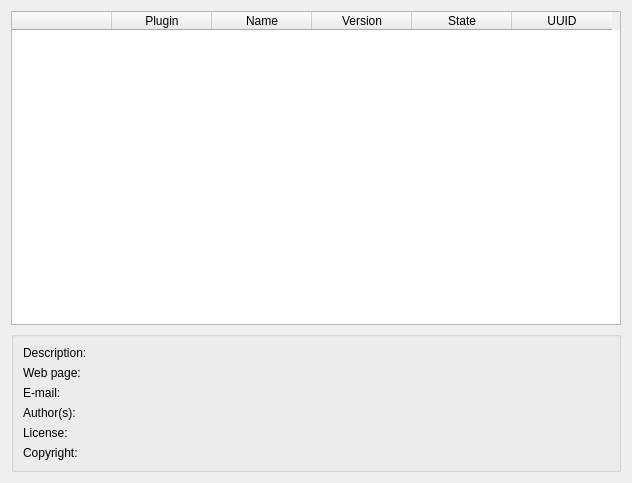
<ui version="4.0" >
 <class>PluginConfigWidget</class>
 <widget class="QWidget" name="PluginConfigWidget" >
  <property name="geometry" >
   <rect>
    <x>0</x>
    <y>0</y>
    <width>632</width>
    <height>483</height>
   </rect>
  </property>
  <layout class="QGridLayout" name="gridLayout_2" >
   <item row="0" column="0" >
    <widget class="QTableWidget" name="tableWidget" >
     <property name="editTriggers" >
      <set>QAbstractItemView::NoEditTriggers</set>
     </property>
     <property name="selectionBehavior" >
      <enum>QAbstractItemView::SelectRows</enum>
     </property>
     <property name="showGrid" >
      <bool>false</bool>
     </property>
     <column>
      <property name="text" >
       <string>  </string>
      </property>
     </column>
     <column>
      <property name="text" >
       <string>Plugin</string>
      </property>
     </column>
     <column>
      <property name="text" >
       <string>Name</string>
      </property>
     </column>
     <column>
      <property name="text" >
       <string>Version</string>
      </property>
     </column>
     <column>
      <property name="text" >
       <string>State</string>
      </property>
     </column>
     <column>
      <property name="text" >
       <string>UUID</string>
      </property>
     </column>
    </widget>
   </item>
   <item row="1" column="0" >
    <widget class="QGroupBox" name="descriptionGroupBox" >
     <layout class="QGridLayout" name="gridLayout" >
      <item row="0" column="0" >
       <layout class="QFormLayout" name="formLayout" >
        <item row="0" column="0" >
         <widget class="QLabel" name="label" >
          <property name="text" >
           <string>Description:</string>
          </property>
         </widget>
        </item>
        <item row="0" column="1" >
         <widget class="QLabel" name="descriptionLabel" >
          <property name="textInteractionFlags" >
           <set>Qt::LinksAccessibleByMouse|Qt::TextSelectableByMouse</set>
          </property>
         </widget>
        </item>
        <item row="3" column="0" >
         <widget class="QLabel" name="label_3" >
          <property name="text" >
           <string>Author(s):</string>
          </property>
         </widget>
        </item>
        <item row="3" column="1" >
         <widget class="QLabel" name="authorsLabel" >
          <property name="textInteractionFlags" >
           <set>Qt::LinksAccessibleByMouse|Qt::TextSelectableByMouse</set>
          </property>
         </widget>
        </item>
        <item row="1" column="0" >
         <widget class="QLabel" name="label_6" >
          <property name="text" >
           <string>Web page:</string>
          </property>
         </widget>
        </item>
        <item row="1" column="1" >
         <widget class="QLabel" name="webpageLabel" >
          <property name="openExternalLinks" >
           <bool>true</bool>
          </property>
          <property name="textInteractionFlags" >
           <set>Qt::LinksAccessibleByMouse|Qt::TextSelectableByMouse</set>
          </property>
         </widget>
        </item>
        <item row="2" column="0" >
         <widget class="QLabel" name="label_5" >
          <property name="text" >
           <string>E-mail:</string>
          </property>
         </widget>
        </item>
        <item row="2" column="1" >
         <widget class="QLabel" name="emailLabel" >
          <property name="openExternalLinks" >
           <bool>true</bool>
          </property>
          <property name="textInteractionFlags" >
           <set>Qt::LinksAccessibleByMouse|Qt::TextSelectableByMouse</set>
          </property>
         </widget>
        </item>
        <item row="4" column="0" >
         <widget class="QLabel" name="label_8" >
          <property name="text" >
           <string>License:</string>
          </property>
         </widget>
        </item>
        <item row="4" column="1" >
         <widget class="QLabel" name="licenseLabel" >
          <property name="textInteractionFlags" >
           <set>Qt::LinksAccessibleByMouse|Qt::TextSelectableByMouse</set>
          </property>
         </widget>
        </item>
        <item row="5" column="0" >
         <widget class="QLabel" name="label_7" >
          <property name="text" >
           <string>Copyright:</string>
          </property>
         </widget>
        </item>
        <item row="5" column="1" >
         <widget class="QLabel" name="copyrightLabel" >
          <property name="textInteractionFlags" >
           <set>Qt::LinksAccessibleByMouse|Qt::TextSelectableByMouse</set>
          </property>
         </widget>
        </item>
       </layout>
      </item>
     </layout>
    </widget>
   </item>
  </layout>
 </widget>
 <resources/>
 <connections/>
</ui>
